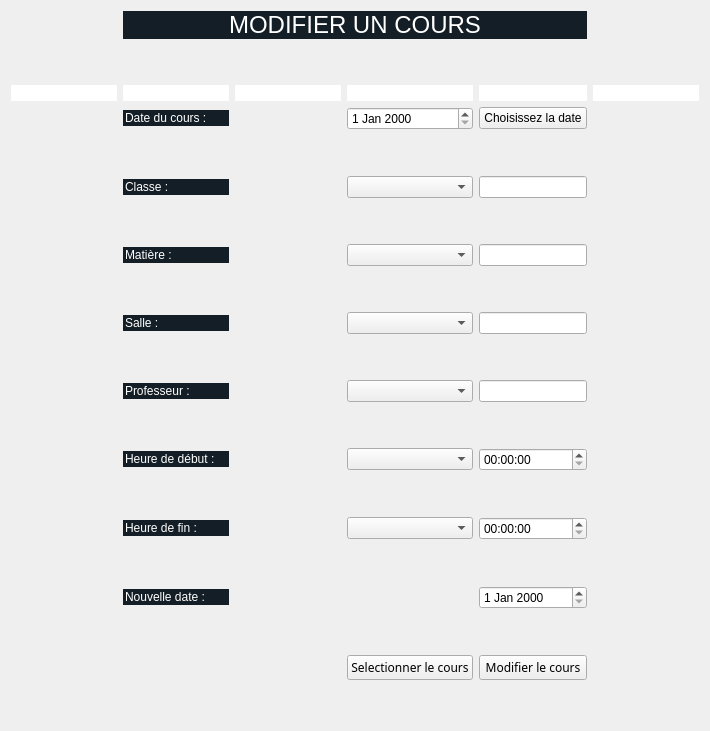
        <widget class="QWidget" name="modifCours">
         <layout class="QGridLayout" name="gridLayout_23">
          <item row="9" column="4">
           <widget class="QLineEdit" name="salleEdit"/>
          </item>
          <item row="11" column="4">
           <widget class="QLineEdit" name="professeurEdit"/>
          </item>
          <item row="7" column="4">
           <widget class="QLineEdit" name="matiereEdit"/>
          </item>
          <item row="21" column="3">
           <spacer name="verticalSpacer_59">
            <property name="orientation">
             <enum>Qt::Vertical</enum>
            </property>
            <property name="sizeHint" stdset="0">
             <size>
              <width>20</width>
              <height>40</height>
             </size>
            </property>
           </spacer>
          </item>
          <item row="7" column="1">
           <widget class="QLineEdit" name="lineEdit_41">
            <property name="enabled">
             <bool>false</bool>
            </property>
            <property name="styleSheet">
             <string notr="true">background-color:rgb(20,30,38);
color:white;
border:none;</string>
            </property>
            <property name="text">
             <string>Matière :</string>
            </property>
           </widget>
          </item>
          <item row="2" column="0">
           <widget class="QLineEdit" name="lineEdit_38">
            <property name="enabled">
             <bool>false</bool>
            </property>
            <property name="styleSheet">
             <string notr="true">border:none;</string>
            </property>
           </widget>
          </item>
          <item row="2" column="1">
           <widget class="QLineEdit" name="lineEdit_36">
            <property name="enabled">
             <bool>false</bool>
            </property>
            <property name="styleSheet">
             <string notr="true">border:none;</string>
            </property>
           </widget>
          </item>
          <item row="3" column="1">
           <widget class="QLineEdit" name="lineEdit_39">
            <property name="enabled">
             <bool>false</bool>
            </property>
            <property name="styleSheet">
             <string notr="true">background-color:rgb(20,30,38);
color:white;
border:none;</string>
            </property>
            <property name="text">
             <string>Date du cours :</string>
            </property>
           </widget>
          </item>
          <item row="15" column="1">
           <widget class="QLineEdit" name="lineEdit_45">
            <property name="enabled">
             <bool>false</bool>
            </property>
            <property name="styleSheet">
             <string notr="true">background-color:rgb(20,30,38);
color:white;
border:none;</string>
            </property>
            <property name="text">
             <string>Heure de fin : </string>
            </property>
           </widget>
          </item>
          <item row="10" column="1">
           <spacer name="verticalSpacer_64">
            <property name="orientation">
             <enum>Qt::Vertical</enum>
            </property>
            <property name="sizeType">
             <enum>QSizePolicy::Minimum</enum>
            </property>
            <property name="sizeHint" stdset="0">
             <size>
              <width>20</width>
              <height>40</height>
             </size>
            </property>
           </spacer>
          </item>
          <item row="12" column="1">
           <spacer name="verticalSpacer_65">
            <property name="orientation">
             <enum>Qt::Vertical</enum>
            </property>
            <property name="sizeType">
             <enum>QSizePolicy::Minimum</enum>
            </property>
            <property name="sizeHint" stdset="0">
             <size>
              <width>20</width>
              <height>40</height>
             </size>
            </property>
           </spacer>
          </item>
          <item row="9" column="1">
           <widget class="QLineEdit" name="lineEdit_42">
            <property name="enabled">
             <bool>false</bool>
            </property>
            <property name="styleSheet">
             <string notr="true">background-color:rgb(20,30,38);
color:white;
border:none;</string>
            </property>
            <property name="text">
             <string>Salle :</string>
            </property>
           </widget>
          </item>
          <item row="5" column="3">
           <widget class="QComboBox" name="classe_3"/>
          </item>
          <item row="4" column="1">
           <spacer name="verticalSpacer_61">
            <property name="orientation">
             <enum>Qt::Vertical</enum>
            </property>
            <property name="sizeType">
             <enum>QSizePolicy::Minimum</enum>
            </property>
            <property name="sizeHint" stdset="0">
             <size>
              <width>20</width>
              <height>40</height>
             </size>
            </property>
           </spacer>
          </item>
          <item row="11" column="3">
           <widget class="QComboBox" name="professeur_3"/>
          </item>
          <item row="9" column="3">
           <widget class="QComboBox" name="salle_3"/>
          </item>
          <item row="2" column="4">
           <widget class="QLineEdit" name="lineEdit_35">
            <property name="enabled">
             <bool>false</bool>
            </property>
            <property name="styleSheet">
             <string notr="true">border:none;</string>
            </property>
           </widget>
          </item>
          <item row="15" column="4">
           <widget class="QTimeEdit" name="heureFinEdit"/>
          </item>
          <item row="2" column="2">
           <widget class="QLineEdit" name="lineEdit_34">
            <property name="enabled">
             <bool>false</bool>
            </property>
            <property name="styleSheet">
             <string notr="true">border:none;</string>
            </property>
           </widget>
          </item>
          <item row="1" column="1">
           <spacer name="verticalSpacer_60">
            <property name="orientation">
             <enum>Qt::Vertical</enum>
            </property>
            <property name="sizeType">
             <enum>QSizePolicy::Minimum</enum>
            </property>
            <property name="sizeHint" stdset="0">
             <size>
              <width>20</width>
              <height>40</height>
             </size>
            </property>
           </spacer>
          </item>
          <item row="3" column="3">
           <widget class="QDateEdit" name="dateCours_3"/>
          </item>
          <item row="0" column="1" colspan="4">
           <widget class="QLabel" name="label_10">
            <property name="enabled">
             <bool>false</bool>
            </property>
            <property name="styleSheet">
             <string notr="true">background-color:rgb(20,30,38);
font: 8pt &quot;Century Gothic&quot;;
color : white;</string>
            </property>
            <property name="text">
             <string>&lt;html&gt;&lt;head/&gt;&lt;body&gt;&lt;p align=&quot;center&quot;&gt;&lt;span style=&quot; font-size:18pt;&quot;&gt;MODIFIER UN COURS&lt;/span&gt;&lt;/p&gt;&lt;/body&gt;&lt;/html&gt;</string>
            </property>
           </widget>
          </item>
          <item row="17" column="4">
           <widget class="QDateEdit" name="dateCoursEdit"/>
          </item>
          <item row="13" column="4">
           <widget class="QTimeEdit" name="heureDebutEdit"/>
          </item>
          <item row="15" column="3">
           <widget class="QComboBox" name="heure_fin_3"/>
          </item>
          <item row="18" column="2">
           <spacer name="verticalSpacer_75">
            <property name="orientation">
             <enum>Qt::Vertical</enum>
            </property>
            <property name="sizeType">
             <enum>QSizePolicy::Minimum</enum>
            </property>
            <property name="sizeHint" stdset="0">
             <size>
              <width>20</width>
              <height>40</height>
             </size>
            </property>
           </spacer>
          </item>
          <item row="16" column="1">
           <spacer name="verticalSpacer_67">
            <property name="orientation">
             <enum>Qt::Vertical</enum>
            </property>
            <property name="sizeType">
             <enum>QSizePolicy::Minimum</enum>
            </property>
            <property name="sizeHint" stdset="0">
             <size>
              <width>20</width>
              <height>40</height>
             </size>
            </property>
           </spacer>
          </item>
          <item row="13" column="3">
           <widget class="QComboBox" name="heure_debut_3"/>
          </item>
          <item row="14" column="1">
           <spacer name="verticalSpacer_66">
            <property name="orientation">
             <enum>Qt::Vertical</enum>
            </property>
            <property name="sizeType">
             <enum>QSizePolicy::Minimum</enum>
            </property>
            <property name="sizeHint" stdset="0">
             <size>
              <width>20</width>
              <height>40</height>
             </size>
            </property>
           </spacer>
          </item>
          <item row="19" column="4">
           <widget class="QPushButton" name="pushButton_18">
            <property name="font">
             <font>
              <family>Century Gothic</family>
             </font>
            </property>
            <property name="text">
             <string>Modifier le cours</string>
            </property>
           </widget>
          </item>
          <item row="19" column="3">
           <widget class="QPushButton" name="pushButton_4">
            <property name="font">
             <font>
              <family>Century Gothic</family>
             </font>
            </property>
            <property name="text">
             <string>Selectionner le cours</string>
            </property>
           </widget>
          </item>
          <item row="17" column="1">
           <widget class="QLineEdit" name="lineEdit_46">
            <property name="enabled">
             <bool>false</bool>
            </property>
            <property name="styleSheet">
             <string notr="true">background-color:rgb(20,30,38);
color:white;
border:none;</string>
            </property>
            <property name="text">
             <string>Nouvelle date :</string>
            </property>
           </widget>
          </item>
          <item row="8" column="1">
           <spacer name="verticalSpacer_63">
            <property name="orientation">
             <enum>Qt::Vertical</enum>
            </property>
            <property name="sizeType">
             <enum>QSizePolicy::Minimum</enum>
            </property>
            <property name="sizeHint" stdset="0">
             <size>
              <width>20</width>
              <height>40</height>
             </size>
            </property>
           </spacer>
          </item>
          <item row="7" column="3">
           <widget class="QComboBox" name="matiere_3"/>
          </item>
          <item row="5" column="1">
           <widget class="QLineEdit" name="lineEdit_40">
            <property name="enabled">
             <bool>false</bool>
            </property>
            <property name="styleSheet">
             <string notr="true">background-color:rgb(20,30,38);
color:white;
border:none;</string>
            </property>
            <property name="text">
             <string>Classe :</string>
            </property>
           </widget>
          </item>
          <item row="2" column="5">
           <widget class="QLineEdit" name="lineEdit_37">
            <property name="enabled">
             <bool>false</bool>
            </property>
            <property name="styleSheet">
             <string notr="true">border:none;</string>
            </property>
           </widget>
          </item>
          <item row="6" column="1">
           <spacer name="verticalSpacer_62">
            <property name="orientation">
             <enum>Qt::Vertical</enum>
            </property>
            <property name="sizeType">
             <enum>QSizePolicy::Minimum</enum>
            </property>
            <property name="sizeHint" stdset="0">
             <size>
              <width>20</width>
              <height>40</height>
             </size>
            </property>
           </spacer>
          </item>
          <item row="11" column="1">
           <widget class="QLineEdit" name="lineEdit_43">
            <property name="enabled">
             <bool>false</bool>
            </property>
            <property name="styleSheet">
             <string notr="true">background-color:rgb(20,30,38);
color:white;
border:none;</string>
            </property>
            <property name="text">
             <string>Professeur : </string>
            </property>
           </widget>
          </item>
          <item row="2" column="3">
           <widget class="QLineEdit" name="lineEdit_33">
            <property name="enabled">
             <bool>false</bool>
            </property>
            <property name="styleSheet">
             <string notr="true">border:none;</string>
            </property>
           </widget>
          </item>
          <item row="3" column="4">
           <widget class="QPushButton" name="val">
            <property name="text">
             <string>Choisissez la date</string>
            </property>
           </widget>
          </item>
          <item row="13" column="1">
           <widget class="QLineEdit" name="lineEdit_44">
            <property name="enabled">
             <bool>false</bool>
            </property>
            <property name="styleSheet">
             <string notr="true">background-color:rgb(20,30,38);
color:white;
border:none;</string>
            </property>
            <property name="text">
             <string>Heure de début :</string>
            </property>
           </widget>
          </item>
          <item row="5" column="4">
           <widget class="QLineEdit" name="classeEdit"/>
          </item>
         </layout>
        </widget>
